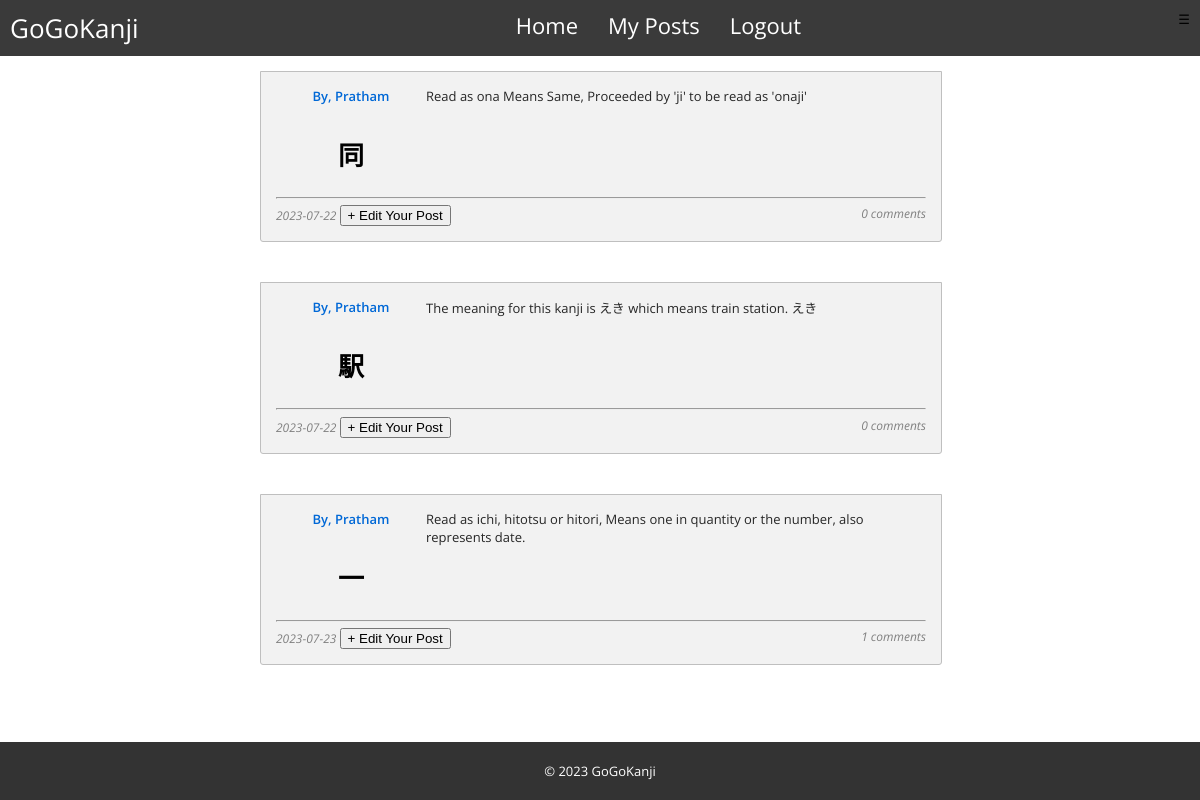
/profile.php (signed in), run on the app's committed database.
### tables this page shows
CREATE TABLE `posts` (
  `post_id` int(11) NOT NULL,
  `username` varchar(40) NOT NULL,
  `kanji_char` varchar(32) NOT NULL,
  `kanji_desc` varchar(100) NOT NULL,
  `post-created-on` date NOT NULL DEFAULT current_timestamp()
);

### profile.php (the view, shortened to what this page needs)
<?php
        include("database.php");
        if(@$_SESSION["username"]){
        $q = "SELECT `post_id`,`username`,`kanji_char`,`kanji_desc`,`post-created-on`  FROM `posts` WHERE username='{$_SESSION["username"]}'";
        $result = $conn->query($q);
        if ($result->num_rows > 0) {
            while ($row = $result->fetch_assoc()) {
                $count = "SELECT COUNT(`username`) as `usercount` from comments WHERE post_id = '{$row["post_id"]}'";
                $res = $conn->query($count);
                $num = $res->fetch_assoc();
                echo " <div id=\"forum\"> ";
                echo "<div class=\"thread\">";
                echo "<div class=\"fr-post group\">";
                  echo "<div class=\"profile\">";
                   echo " <span style=\"text-align: center;\">By, {$row["username"]}</span>";
                   echo " <a href=\"post-page.php?id={$row["post_id"]}\" name=\"viewpost\"> <h1 style=\"color: black; text-align: center; margin-top: 20%;\">{$row["kanji_char"]}</h1></a>";
                 echo " </div>";
                 echo " <div class=\"post\">";
                   echo " <p> {$row["kanji_desc"]}</p>";
                 echo " </div>";
                 echo " <div class=\"opt-bar\">";
                  echo "  <hr>";
                  echo "  <span class=\"time\">{$row["post-created-on"]}";
                  echo "    <a href=\"edit-post.php?id={$row["post_id"]}\" style=\" align-contents=\"center\"\"><button class=\"\">+ Edit Your Post</button></a>";
                   echo " <span class=\"time\" style=\"float: right;\">{$num["usercount"]} comments</span>";
                 echo " </div>";
                echo "</div> ";
            echo "</div> ";
            echo "</div>";
            }
        }
        else{
            echo "No Posts Detected";
        }
        }
        else{
            echo "User login not detected";
        }
    ?>

### data on the page
posts: username "Pratham", kanji_char "同", kanji_desc "Read as ona Means Same, Proceeded by 'ji' to be read as 'onaji'", value "2023-07-22", usercount "0"
posts: username "Pratham", kanji_char "駅", kanji_desc "The meaning for this kanji is えき which means train station. えき", value "2023-07-22", usercount "0"
posts: username "Pratham", kanji_char "一", kanji_desc "Read as ichi, hitotsu or hitori, Means one in quantity or the number, also represents date.", value "2023-07-23", usercount "1"
